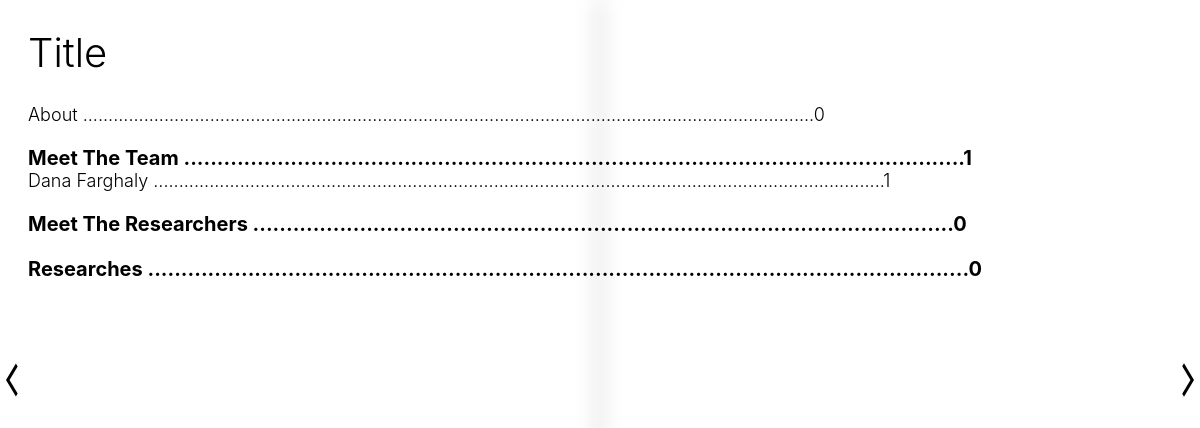
/book/, run on the app's committed database.
### website/models.py (models this page shows, shortened)
class Page(models.Model):
    list_display = ('id', 'Title_Text', 'Category')
    id = models.AutoField(primary_key=True)
    Has_Title = models.BooleanField(default=True)
    Title_Text = models.CharField(max_length=2000, help_text='Title of page (If Applicable)')
    Content = models.CharField(max_length=1000000)
    Category = models.CharField(max_length=1000000, choices=[("about","About"), ("meet_team","Meet The Team"), ("meet_research","Meet The Researchers"), ("research","Researches")], default="about")

### website/views.py (the view)
# urls.py: path('book/', views.book, name='book'),
def book(request):
    pages = Page.objects.all()
    first_research_pagenum = 0
    for page in pages:
        if page.Category == "researches":
            first_research_pagenum = page.id
            break
    first_meet_research_pagenum = 0
    for page in pages:
        if page.Category == "meet_research":
            first_meet_research_pagenum = page.id
            break
    first_meet_team_pagenum = 0
    for page in pages:
        if page.Category == "meet_team":
            first_meet_team_pagenum = page.id
            break
    context = {"pages": pages,
               "first_research_pagenum": first_research_pagenum,
               "first_meet_research_pagenum": first_meet_research_pagenum,
               "first_meet_team_pagenum": first_meet_team_pagenum}
    return render(request, 'book.html', context=context)

### templates/book.html (shortened to what this page needs)
{% load static %}
{% block header %}
    <link rel="stylesheet" href="{% static "styles/fonts.css" %}">
    <link rel="stylesheet" href="{% static "styles/bookstyle.css" %}">
    <link rel="stylesheet" href="{% static "styles/animations.css" %}">
{% endblock header %}
{% block content %}
<button class="pageturner">
    <img src="{% static "images/back.svg" %}">
</button>
<button class="pageturner opposite">
    <img src="{% static "images/forward.svg" %}">
</button>
<h1 class="title">Title</h1>
<p class="body" id="toc">
    {% for page in pages %}
        {% if page.Category == "about" %}
            {{ page.Title_Text }} ................................................................................................................................................{{ page.id }}<br>
        {% endif %}
    {% endfor %}
<br>
<span class="subtitle">Meet The Team .....................................................................................................................{{ first_meet_team_pagenum }}</span><br>
{% for page in pages %}
        {% if page.Category == "meet_team" %}
            {{ page.Title_Text }} ................................................................................................................................................{{ page.id }}<br>
        {% endif %}
    {% endfor %}
<br>
<span class="subtitle">Meet The Researchers .........................................................................................................{{ first_meet_research_pagenum }}</span><br>
<br>
<span class="subtitle">Researches ...........................................................................................................................{{ first_research_pagenum }}</span><br>
</p>
{% endblock content %}

### static/styles/bookstyle.css (style rules this page uses)
.pageturner { position: fixed; top: calc(50% - 40px); left: 0px; height: 40px; width: 24px; cursor: pointer; display: flex; justify-content: center; align-items: center; background: transparent; border: none; transition-duration: 0.2s; }
.pageturner.opposite { left: calc(100% - 24px); }
.title { font-family: Inter; font-size: 40px; font-weight: 300; }
.subtitle { font-family: Inter; font-size: 20px; font-weight: bold; }
.body { font-family: Inter; font-size: 18px; font-weight: 300; }

### data on the page
Page: Title_Text "About", id "0"
Page: Title_Text "Dana Farghaly", id "1"

### other printed values
{{ first_meet_team_pagenum }} "1"
{{ first_meet_research_pagenum }} "0"
{{ first_research_pagenum }} "0"
